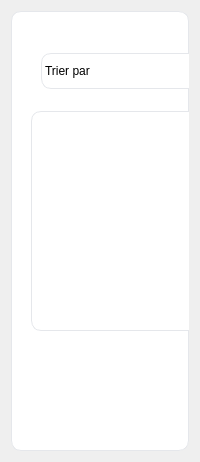
          <widget class="QWidget" name="statPersonnel_2">
           <layout class="QVBoxLayout" name="statPersonnelLayout_4">
            <item>
             <widget class="QWidget" name="chartStatusContainer_4" native="true">
              <property name="sizePolicy">
               <sizepolicy hsizetype="Preferred" vsizetype="Expanding">
                <horstretch>0</horstretch>
                <verstretch>1</verstretch>
               </sizepolicy>
              </property>
              <property name="minimumSize">
               <size>
                <width>0</width>
                <height>440</height>
               </size>
              </property>
              <property name="styleSheet">
               <string notr="true">background: #ffffff;
  border: 1px solid #e5e7eb;
  border-radius: 10px;</string>
              </property>
              <widget class="QLabel" name="trilabel">
               <property name="geometry">
                <rect>
                 <x>30</x>
                 <y>42</y>
                 <width>160</width>
                 <height>36</height>
                </rect>
               </property>
               <property name="styleSheet">
                <string notr="true">font: 12pt "Segoe UI";
color: rgb(0, 0, 0);</string>
               </property>
               <property name="text">
                <string>Trier par</string>
               </property>
              </widget>
              <widget class="QComboBox" name="tricomboBox">
               <property name="geometry">
                <rect>
                 <x>190</x>
                 <y>46</y>
                 <width>220</width>
                 <height>32</height>
                </rect>
               </property>
               <item>
                <property name="text">
                 <string>Note</string>
                </property>
               </item>
               <item>
                <property name="text">
                 <string>Nom resp</string>
                </property>
               </item>
               <item>
                <property name="text">
                 <string>Date prod</string>
                </property>
               </item>
              </widget>
              <widget class="QTableWidget" name="tritableWidget">
               <property name="geometry">
                <rect>
                 <x>20</x>
                 <y>100</y>
                 <width>850</width>
                 <height>220</height>
                </rect>
               </property>
               <property name="editTriggers">
                <set>QAbstractItemView::EditTrigger::NoEditTriggers</set>
               </property>
               <property name="alternatingRowColors">
                <bool>true</bool>
               </property>
               <property name="selectionMode">
                <enum>QAbstractItemView::SelectionMode::SingleSelection</enum>
               </property>
               <property name="selectionBehavior">
                <enum>QAbstractItemView::SelectionBehavior::SelectRows</enum>
               </property>
               <property name="sortingEnabled">
                <bool>true</bool>
               </property>
              </widget>
             </widget>
            </item>
           </layout>
          </widget>
